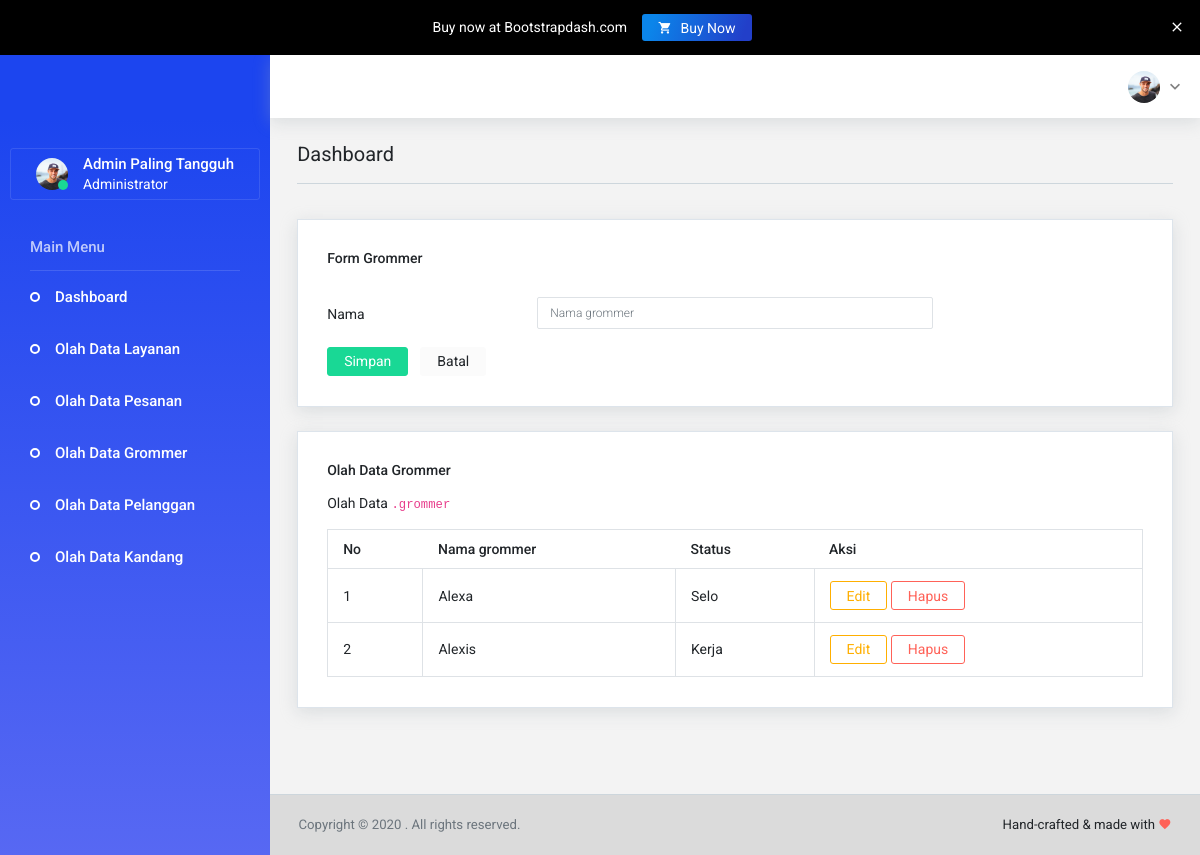
Screenshot of /grommer.php (signed in) with the database file from the repository.
### tables this page shows
CREATE TABLE `tbl_grommer` (
  `id_grommer` int(11) NOT NULL,
  `nama` varchar(255) NOT NULL,
  `status` enum('selo','kerja') NOT NULL
);

### config/db.class.php (called while the page is built, shortened)
<?php
class DB {
  protected static $mdb = null;
  public static function getMDB() {
    $mdb = DB::$mdb;
    if ($mdb === null) {
      $mdb = DB::$mdb = new MeekroDB();
    }
    return $mdb;
  }
  public static function query() { $args = func_get_args(); return call_user_func_array(array(DB::getMDB(), 'query'), $args); }
}
class MeekroDB {
  public $encoding = 'latin1';
  public $connect_options = array(MYSQLI_OPT_CONNECT_TIMEOUT => 30);
  public $internal_mysql = null;
  public function __construct($host=null, $user=null, $password=null, $dbName=null, $port=null, $encoding=null) {
    if ($encoding === null) $encoding = DB::$encoding;
    $this->encoding = $encoding;
  }
  public function get() {
    $mysql = $this->internal_mysql;
    if (!($mysql instanceof MySQLi)) {
      $mysql = new mysqli();
      foreach ($this->connect_options as $key => $value) {
        $mysql->options($key, $value);
      }
      $mysql->set_charset($this->encoding);
      $this->internal_mysql = $mysql;
    }
    return $mysql;
  }
  protected function preparseQueryParams() {
    $args = func_get_args();
    $sql = trim(strval(array_shift($args)));
    $args_all = $args;
    if (count($args_all) == 0) return array($sql);
    $chunkyQuery = array();
    return $chunkyQuery;
  }
  protected function parseQueryParams() {
    $args = func_get_args();
    $chunkyQuery = call_user_func_array(array($this, 'preparseQueryParams'), $args);
    $query = '';
    foreach ($chunkyQuery as $chunk) {
      if (is_string($chunk)) {
        $query .= $chunk;
        continue;
      }
      $result = '';
      $query .= $result;
    }
    return $query;
  }
  protected function prependCall($function, $args, $prepend) { array_unshift($args, $prepend); return call_user_func_array($function, $args); }
  public function query() { $args = func_get_args(); return $this->prependCall(array($this, 'queryHelper'), $args, 'assoc'); }
  protected function queryHelper() {
    $args = func_get_args();
    $type = array_shift($args);
    $db = $this->get();
    $is_buffered = true;
    $row_type = 'assoc';
    $full_names = false;
    $sql = call_user_func_array(array($this, 'parseQueryParams'), $args);
    $result = $db->query($sql, $is_buffered ? MYSQLI_STORE_RESULT : MYSQLI_USE_RESULT);
    $return = array();
    while ($row = ($row_type == 'assoc' ? $result->fetch_assoc() : $result->fetch_row())) {
      $return[] = $row;
    }
    return $return;
  }
}
?>

### grommer.php (the view, shortened to what this page needs)
<!DOCTYPE html>
<html lang="en">
  <head>
    <?php require 'partials/style.css.php' ?>
  </head>
  <body>
    <div class="container-scroller">
      <?php include_once 'partials/navbar.php'; ?>
      <div class="container-fluid page-body-wrapper">
      <?php include_once 'partials/sidebar.php'; ?>
        <div class="main-panel">
          <div class="content-wrapper">
            <?php include_once 'partials/title-header.php' ?>
            <div class="row">
            <div class="col-12 stretch-card">
                    <div class="card">
                      <div class="card-body">
                        <h4 class="card-title">Form Grommer</h4>
                        <form id="form" class="forms-sample" method="POST" action="slave/grommer_crud.php?proses=insert">
                          <div class="form-group row">
                            <label class="col-sm-3 col-form-label">Nama</label>
                            <div class="col-sm-6">
                              <input type="text" name="nama" class="form-control" placeholder="Nama grommer">
                            </div>
                          </div>
                          <button type="submit" class="btn btn-success mr-2">Simpan</button>
                          <a href="" class="btn btn-light">Batal</a>
                        </form>
                      </div>
                    </div>
                  </div>
                  <div class="col-12 stretch-card"> <br> </div>
            <div class="col-lg-12 grid-margin stretch-card">
                <div class="card">
                  <div class="card-body">
                    <h4 class="card-title">Olah Data grommer</h4>
                    <p class="card-description"> Olah Data <code>.grommer</code> </p>
                    <table class="table table-bordered layanan">
                      <thead>
                        <tr>
                          <th> No </th>
                          <th> Nama grommer </th>
                          <th> Status </th>
                          <th> Aksi </th>
                        </tr>
                      </thead>
                      <tbody>
                      <?php
                      $no = 1;
                      foreach(DB::query("SELECT * FROM tbl_grommer") as $pel){
                        echo "<tr>
                        <td>".$no++."</td>
                        <td> $pel[nama]</td>
                        <td> ".ucfirst($pel['status'])." </td>
                        <td>
                          <button type=\"button\" onclick=\"grommer_edit('$pel[id_grommer]')\" class=\"btn btn-outline-warning\">Edit</button>
                          <button type=\"button\" onclick=\"grommer_delete('$pel[id_grommer]')\" class=\"btn btn-outline-danger\">Hapus</button>
                        </td>
                      </tr>";
                      }
                      ?>
                      </tbody>
                    </table>
                  </div>
                </div>
              </div>
            </div>
          </div>
          <?php include_once 'partials/footer.php'?>

### rows the page displays
tbl_grommer: nama "Alexa", status "Selo"
tbl_grommer: nama "Alexis", status "Kerja"
